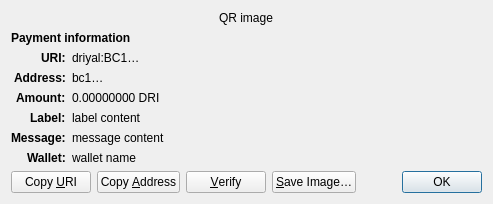
<?xml version="1.0" encoding="UTF-8"?>
<ui version="4.0">
 <class>ReceiveRequestDialog</class>
 <widget class="QDialog" name="ReceiveRequestDialog">
  <property name="geometry">
   <rect>
    <x>0</x>
    <y>0</y>
    <width>413</width>
    <height>229</height>
   </rect>
  </property>
  <property name="windowTitle">
   <string>Request payment to …</string>
  </property>
  <layout class="QGridLayout" name="gridLayout" columnstretch="0,1">
   <property name="sizeConstraint">
    <enum>QLayout::SetFixedSize</enum>
   </property>
   <item row="0" column="0" colspan="2" alignment="Qt::AlignHCenter">
    <widget class="QRImageWidget" name="qr_code">
     <property name="text">
      <string notr="true">QR image</string>
     </property>
     <property name="textInteractionFlags">
      <set>Qt::NoTextInteraction</set>
     </property>
    </widget>
   </item>
   <item row="1" column="0" colspan="2">
    <widget class="QLabel" name="payment_header">
     <property name="font">
      <font>
       <weight>75</weight>
       <bold>true</bold>
      </font>
     </property>
     <property name="text">
      <string>Payment information</string>
     </property>
     <property name="textInteractionFlags">
      <set>Qt::NoTextInteraction</set>
     </property>
    </widget>
   </item>
   <item row="2" column="0" alignment="Qt::AlignRight|Qt::AlignTop">
    <widget class="QLabel" name="uri_tag">
     <property name="font">
      <font>
       <weight>75</weight>
       <bold>true</bold>
      </font>
     </property>
     <property name="text">
      <string notr="true">URI:</string>
     </property>
     <property name="textFormat">
      <enum>Qt::PlainText</enum>
     </property>
     <property name="textInteractionFlags">
      <set>Qt::NoTextInteraction</set>
     </property>
    </widget>
   </item>
   <item row="2" column="1" alignment="Qt::AlignTop">
    <widget class="QLabel" name="uri_content">
     <property name="text">
      <string notr="true">driyal:BC1…</string>
     </property>
     <property name="textFormat">
      <enum>Qt::RichText</enum>
     </property>
     <property name="wordWrap">
      <bool>true</bool>
     </property>
     <property name="textInteractionFlags">
      <set>Qt::TextSelectableByMouse</set>
     </property>
    </widget>
   </item>
   <item row="3" column="0" alignment="Qt::AlignRight|Qt::AlignTop">
    <widget class="QLabel" name="address_tag">
     <property name="font">
      <font>
       <weight>75</weight>
       <bold>true</bold>
      </font>
     </property>
     <property name="text">
      <string>Address:</string>
     </property>
     <property name="textInteractionFlags">
      <set>Qt::NoTextInteraction</set>
     </property>
    </widget>
   </item>
   <item row="3" column="1" alignment="Qt::AlignTop">
    <widget class="QLabel" name="address_content">
     <property name="text">
      <string notr="true">bc1…</string>
     </property>
     <property name="textFormat">
      <enum>Qt::PlainText</enum>
     </property>
     <property name="textInteractionFlags">
      <set>Qt::TextSelectableByMouse</set>
     </property>
    </widget>
   </item>
   <item row="4" column="0" alignment="Qt::AlignRight|Qt::AlignTop">
    <widget class="QLabel" name="amount_tag">
     <property name="font">
      <font>
       <weight>75</weight>
       <bold>true</bold>
      </font>
     </property>
     <property name="text">
      <string>Amount:</string>
     </property>
     <property name="textInteractionFlags">
      <set>Qt::NoTextInteraction</set>
     </property>
    </widget>
   </item>
   <item row="4" column="1" alignment="Qt::AlignTop">
    <widget class="QLabel" name="amount_content">
     <property name="text">
      <string notr="true">0.00000000 DRI</string>
     </property>
     <property name="textFormat">
      <enum>Qt::PlainText</enum>
     </property>
     <property name="textInteractionFlags">
      <set>Qt::TextSelectableByMouse</set>
     </property>
    </widget>
   </item>
   <item row="5" column="0" alignment="Qt::AlignRight|Qt::AlignTop">
    <widget class="QLabel" name="label_tag">
     <property name="font">
      <font>
       <weight>75</weight>
       <bold>true</bold>
      </font>
     </property>
     <property name="text">
      <string>Label:</string>
     </property>
     <property name="textInteractionFlags">
      <set>Qt::NoTextInteraction</set>
     </property>
    </widget>
   </item>
   <item row="5" column="1" alignment="Qt::AlignTop">
    <widget class="QLabel" name="label_content">
     <property name="text">
      <string notr="true">label content</string>
     </property>
     <property name="textFormat">
      <enum>Qt::PlainText</enum>
     </property>
     <property name="wordWrap">
      <bool>true</bool>
     </property>
     <property name="textInteractionFlags">
      <set>Qt::TextSelectableByMouse</set>
     </property>
    </widget>
   </item>
   <item row="6" column="0" alignment="Qt::AlignRight|Qt::AlignTop">
    <widget class="QLabel" name="message_tag">
     <property name="font">
      <font>
       <weight>75</weight>
       <bold>true</bold>
      </font>
     </property>
     <property name="text">
      <string>Message:</string>
     </property>
     <property name="textInteractionFlags">
      <set>Qt::NoTextInteraction</set>
     </property>
    </widget>
   </item>
   <item row="6" column="1" alignment="Qt::AlignTop">
    <widget class="QLabel" name="message_content">
     <property name="text">
      <string notr="true">message content</string>
     </property>
     <property name="textFormat">
      <enum>Qt::PlainText</enum>
     </property>
     <property name="wordWrap">
      <bool>true</bool>
     </property>
     <property name="textInteractionFlags">
      <set>Qt::TextSelectableByMouse</set>
     </property>
    </widget>
   </item>
   <item row="7" column="0" alignment="Qt::AlignRight|Qt::AlignTop">
    <widget class="QLabel" name="wallet_tag">
     <property name="font">
      <font>
       <weight>75</weight>
       <bold>true</bold>
      </font>
     </property>
     <property name="text">
      <string>Wallet:</string>
     </property>
     <property name="textInteractionFlags">
      <set>Qt::NoTextInteraction</set>
     </property>
    </widget>
   </item>
   <item row="7" column="1" alignment="Qt::AlignTop">
    <widget class="QLabel" name="wallet_content">
     <property name="text">
      <string notr="true">wallet name</string>
     </property>
     <property name="textFormat">
      <enum>Qt::PlainText</enum>
     </property>
     <property name="wordWrap">
      <bool>true</bool>
     </property>
     <property name="textInteractionFlags">
      <set>Qt::TextSelectableByMouse</set>
     </property>
    </widget>
   </item>
   <item row="8" column="0" colspan="2">
    <layout class="QHBoxLayout" name="horizontalLayout">
     <item>
      <widget class="QPushButton" name="btnCopyURI">
       <property name="text">
        <string>Copy &amp;URI</string>
       </property>
       <property name="autoDefault">
        <bool>false</bool>
       </property>
      </widget>
     </item>
     <item>
      <widget class="QPushButton" name="btnCopyAddress">
       <property name="text">
        <string>Copy &amp;Address</string>
       </property>
       <property name="autoDefault">
        <bool>false</bool>
       </property>
      </widget>
     </item>
     <item>
      <widget class="QPushButton" name="btnVerify">
       <property name="text">
        <string>&amp;Verify</string>
       </property>
       <property name="toolTip">
        <string>Verify this address on e.g. a hardware wallet screen</string>
       </property>
       <property name="autoDefault">
        <bool>false</bool>
       </property>
      </widget>
     </item>
     <item>
      <widget class="QPushButton" name="btnSaveAs">
       <property name="text">
        <string>&amp;Save Image…</string>
       </property>
       <property name="autoDefault">
        <bool>false</bool>
       </property>
      </widget>
     </item>
     <item>
      <spacer name="horizontalSpacer_2">
       <property name="orientation">
        <enum>Qt::Horizontal</enum>
       </property>
       <property name="sizeHint" stdset="0">
        <size>
         <width>40</width>
         <height>20</height>
        </size>
       </property>
      </spacer>
     </item>
     <item>
      <widget class="QDialogButtonBox" name="buttonBox">
       <property name="focusPolicy">
        <enum>Qt::StrongFocus</enum>
       </property>
       <property name="standardButtons">
        <set>QDialogButtonBox::Ok</set>
       </property>
      </widget>
     </item>
    </layout>
   </item>
  </layout>
 </widget>
 <customwidgets>
  <customwidget>
   <class>QRImageWidget</class>
   <extends>QLabel</extends>
   <header>qt/qrimagewidget.h</header>
  </customwidget>
 </customwidgets>
 <tabstops>
  <tabstop>buttonBox</tabstop>
  <tabstop>btnCopyURI</tabstop>
  <tabstop>btnCopyAddress</tabstop>
  <tabstop>btnSaveAs</tabstop>
 </tabstops>
 <resources/>
 <connections>
  <connection>
   <sender>buttonBox</sender>
   <signal>accepted()</signal>
   <receiver>ReceiveRequestDialog</receiver>
   <slot>accept()</slot>
   <hints>
    <hint type="sourcelabel">
     <x>135</x>
     <y>230</y>
    </hint>
    <hint type="destinationlabel">
     <x>135</x>
     <y>126</y>
    </hint>
   </hints>
  </connection>
 </connections>
</ui>
